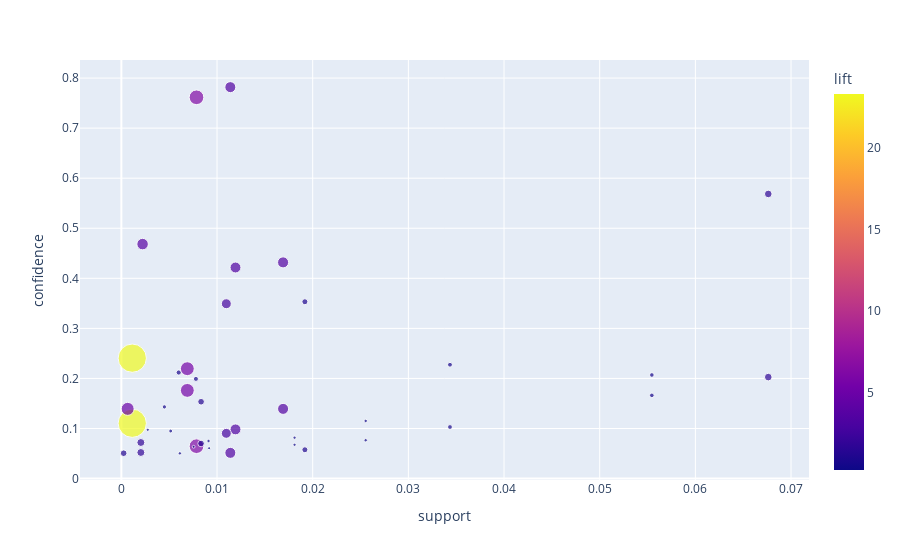

Notebook code for this chart:
### Code cell
px.scatter(frequent_association_rules, x="support", y="confidence", color="lift", size="lift", hover_data=["antecedents", "consequents"])

### Figure 1 — Plotly figure (JSON) as saved in the notebook; plotly's stock layout.template omitted (floating-point values rounded to 4 significant figures)
{"data": [{"customdata": [["I - Droit", "I"], ["I", "I - Droit"], ["IV", "I"], ["I", "IV"], ["I - Droit", "II"], ["I - Droit", "IV"], ["I - Droit", "XII"], ["IV", "II"], ["II", "IV"], ["II", "IX"], ["II", "V"], ["XII", "II"], ["II", "XII"], ["IV", "III"], ["III", "IV"], ["III", "V"], ["III", "XII"], ["XII", "III"], ["IV", "VIII"], ["IV", "X"], ["IV", "XII"], ["XII", "IV"], ["V", "IX"], ["IX", "V"], ["VI", "IX"], ["IX", "VI"], ["VII", "IX"], ["IX", "VII"], ["VIII", "IX"], ["IX", "VIII"], ["X", "IX"], ["IX", "X"], ["VI", "V"], ["X", "V"], ["V", "X"], ["XII", "V"], ["VI", "VII"], ["VII", "VI"], ["VII", "X"], ["VIII", "X"], ["X", "pharmacie"], ["pharmacie", "X"]], "hovertemplate": "support=%{x}<br>confidence=%{y}<br>lift=%{marker.color}<br>antecedents=%{customdata[0]}<br>consequents=%{customdata[1]}<extra></extra>", "legendgroup": "", "marker": {"color": [23.32, 23.32, 6.271, 6.271, 4.921, 3.856, 1.293, 3.471, 3.471, 0.2921, 0.7905, 1.84, 1.84, 2.875, 2.875, 0.534, 5.606, 5.606, 0.3333, 0.3382, 3.556, 3.556, 0.6201, 0.6201, 1.704, 1.704, 1.059, 1.059, 0.6816, 0.6816, 0.3451, 0.3451, 0.2369, 0.3045, 0.3045, 0.7428, 1.29, 1.29, 0.4279, 0.2737, 3.525, 3.525], "coloraxis": "coloraxis", "size": [23.32, 23.32, 6.271, 6.271, 4.921, 3.856, 1.293, 3.471, 3.471, 0.2921, 0.7905, 1.84, 1.84, 2.875, 2.875, 0.534, 5.606, 5.606, 0.3333, 0.3382, 3.556, 3.556, 0.6201, 0.6201, 1.704, 1.704, 1.059, 1.059, 0.6816, 0.6816, 0.3451, 0.3451, 0.2369, 0.3045, 0.3045, 0.7428, 1.29, 1.29, 0.4279, 0.2737, 3.525, 3.525], "sizemode": "area", "sizeref": 0.05831, "symbol": "circle"}, "mode": "markers", "name": "", "orientation": "v", "showlegend": false, "type": "scatter", "x": [0.001139, 0.001139, 0.007853, 0.007853, 0.0006594, 0.002218, 0.0002398, 0.01193, 0.01193, 0.002758, 0.005995, 0.002038, 0.002038, 0.01097, 0.01097, 0.004496, 0.006894, 0.006894, 0.006115, 0.009112, 0.01691, 0.01691, 0.05545, 0.05545, 0.06762, 0.06762, 0.01918, 0.01918, 0.03435, 0.03435, 0.02554, 0.02554, 0.007554, 0.0181, 0.0181, 0.007793, 0.008333, 0.008333, 0.005156, 0.009172, 0.01139, 0.01139], "xaxis": "x", "y": [0.2405, 0.1105, 0.06466, 0.7616, 0.1392, 0.4684, 0.05063, 0.09822, 0.4216, 0.09746, 0.2119, 0.05207, 0.07203, 0.09033, 0.3492, 0.1431, 0.2195, 0.1761, 0.05035, 0.07502, 0.1392, 0.4319, 0.2069, 0.1662, 0.5685, 0.2027, 0.3532, 0.0575, 0.2274, 0.103, 0.1151, 0.07655, 0.06351, 0.08162, 0.06755, 0.1991, 0.07006, 0.1534, 0.09492, 0.06071, 0.05135, 0.7819], "yaxis": "y"}], "layout": {"coloraxis": {"colorbar": {"title": {"text": "lift"}}, "colorscale": [[0, "#0d0887"], [0.1111, "#46039f"], [0.2222, "#7201a8"], [0.3333, "#9c179e"], [0.4444, "#bd3786"], [0.5556, "#d8576b"], [0.6667, "#ed7953"], [0.7778, "#fb9f3a"], [0.8889, "#fdca26"], [1, "#f0f921"]]}, "legend": {"itemsizing": "constant", "tracegroupgap": 0}, "margin": {"t": 60}, "xaxis": {"anchor": "y", "domain": [0, 1], "title": {"text": "support"}}, "yaxis": {"anchor": "x", "domain": [0, 1], "title": {"text": "confidence"}}}}
